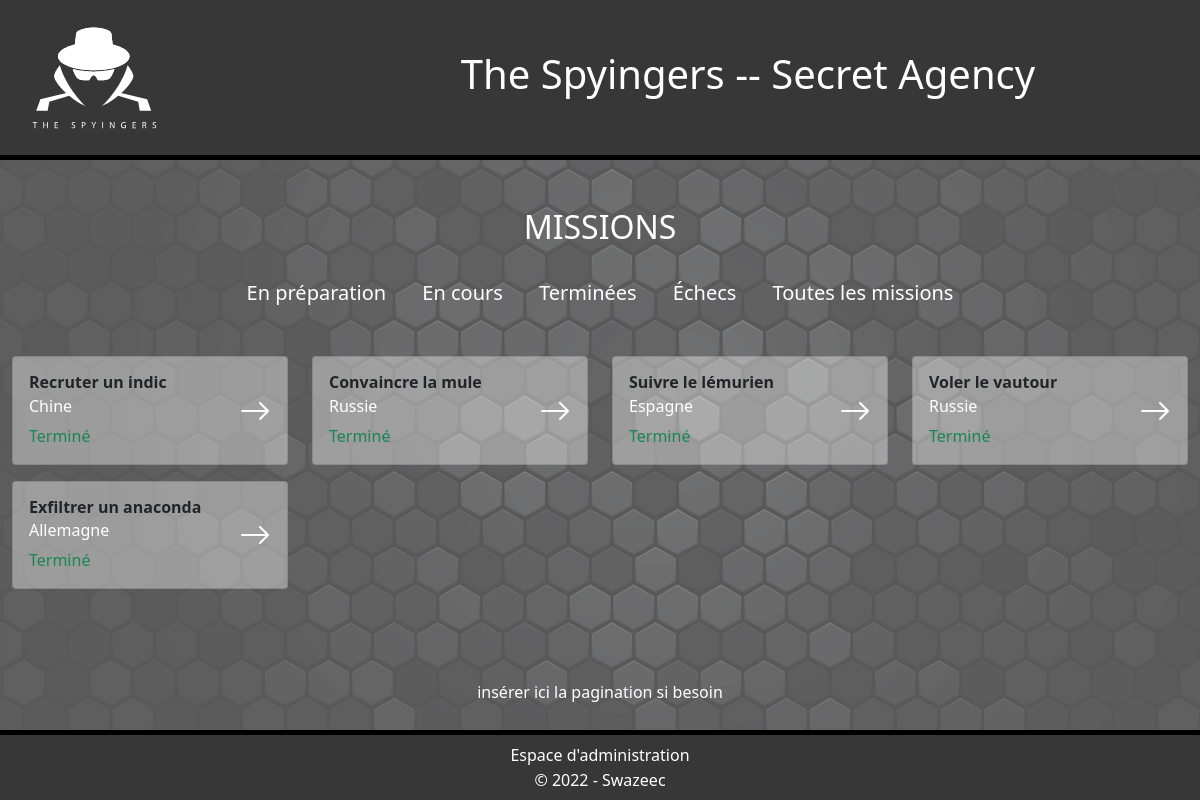
Screenshot of /index.php?missions=success with the database file from the repository.
### tables this page shows
CREATE TABLE IF NOT EXISTS missions (
    id INT AUTO_INCREMENT PRIMARY KEY,
    title VARCHAR(100) NOT NULL,
    description TEXT NOT NULL,
    codename VARCHAR(50) NOT NULL,
    startDate DATE NOT NULL,
    endDate DATE NOT NULL,
    missionType_id INT NOT NULL,
    status_id INT NOT NULL,
    country_id INT NOT NULL,
    speciality_id INT NOT NULL,
    FOREIGN KEY (missionType_id) REFERENCES missionTypes(id),
    FOREIGN KEY (status_id) REFERENCES status(id),
    FOREIGN KEY (country_id) REFERENCES countries(id),
    FOREIGN KEY (speciality_id) REFERENCES specialities(id)
);

CREATE TABLE IF NOT EXISTS countries (
    id INT AUTO_INCREMENT PRIMARY KEY,
    name VARCHAR(50) NOT NULL
);

CREATE TABLE IF NOT EXISTS status (
    id INT AUTO_INCREMENT PRIMARY KEY,
    name VARCHAR(50) NOT NULL
);

### index.php (the view, shortened to what this page needs)
<?php
require_once('./src/db.php');
if(isset($_SESSION['connect'])){
    require_once('./src/header-connected.php');
} else {
    require_once('./src/header.php');
}?>
<section class="row d-block">
    <div class="col-12  pt-4 pt-md-5 pb-md-5">
        <h2 class=" text-white text-center pb-4">MISSIONS</h2>
        <nav class="text-center d-none d-lg-block">
            <a href="./index.php?missions=prep" class="px-3 fs-5">En préparation</a>
            <a href="./index.php?missions=ongoing" class="px-3 fs-5">En cours</a>
            <a href="./index.php?missions=success" class="px-3 fs-5">Terminées</a>
            <a href="./index.php?missions=failed" class="px-3 fs-5">Échecs</a>
            <a href="./index.php?missions=all" class="px-3 fs-5">Toutes les missions</a>
        </nav>
    </div>
    <div class="col-12">
        <div class="row">
        <?php
            if(isset($_GET['missions'])){
                switch($_GET['missions']) {
                    case 'success' :
                        $req = $bdd->prepare('SELECT missions.id AS idm, missions.title AS title, status.id, status.name AS status, countries.name AS country
                                        FROM missions
                                        JOIN status ON status.id = missions.status_id
                                        JOIN countries ON countries.id = missions.country_id
                                        WHERE status.id = 3');
                        break;
                }
            } else {
                $req = $bdd->prepare('SELECT missions.id AS idm, missions.title AS title, status.name AS status, countries.name AS country
                                            FROM missions
                                            JOIN status ON status.id = missions.status_id
                                            JOIN countries ON countries.id = missions.country_id
                                            ');
            }
                if ($req->execute()){
                    while ($mission = $req->fetch(PDO::FETCH_ASSOC)){ ?>
                        <article class="col-12 col-md-4 col-lg-3 mb-3">
                        <div class="card white39">
                            <div class="d-flex align-items-center">
                                <div class="card-body">
                                    <h5 class="card-title fw-bold fs-6"><?php echo $mission['title']    ?> </h5>
                                    <h6 class="card-subtitle mb-2 text-white"><?php echo $mission['country']    ?></h6>
                                    <p class="card-text text-primary status"><?php echo $mission['status']    ?></p>
                                </div>
                                <a href="./mission.php?mission=<?php echo $mission['idm']?>" class="card-link pe-3 fs-2 fw-bold"><i class="bi bi-arrow-right"></i></a>
                            </div>
                        </div>
                    </article>
                    <?php
                    }
                } else {
                    echo 'Problème technique temporaire, réessayez plus tard !';
                }
            ?>
        </div>
    </div>
</section>
<nav class="row pagination">
    <div class="col-12 ">
        <p class=" text-center text-white">
            insérer ici la pagination si besoin
        </p>
    </div>
</nav>
<?php require_once ('./src/footer.php'); ?>
</body>
</html>

### style.css (style rules this page uses)
* { box-sizing: border-box; }
a { text-decoration: none; color: white; }
.white39 { background-color: rgba(255, 255, 255, 0.39); }
section { min-height: calc(80vh - 70px - 50px); }
.pagination { height: 50px; }

### rows the page displays
missions: title "Recruter un indic", country.name "Chine", status.name "Terminé"
missions: title "Convaincre la mule", country.name "Russie", status.name "Terminé"
missions: title "Suivre le lémurien", country.name "Espagne", status.name "Terminé"
missions: title "Voler le vautour", country.name "Russie", status.name "Terminé"
missions: title "Exfiltrer un anaconda", country.name "Allemagne", status.name "Terminé"
